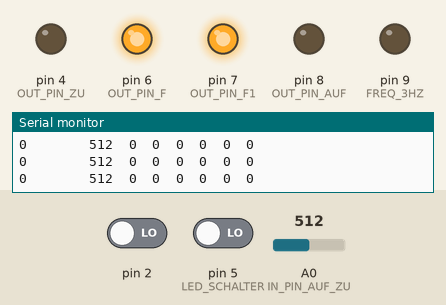
Bench run of a sketch on a simulated Arduino Uno, built with avr-gcc and run on an emulated ATmega328P. Parts: output pins drawn as LEDs (lit = HIGH), the last lines printed to the serial monitor. Dashed ring = blinking. The inputs (shaded band) are chosen by the test bench; at power-on: A0 (IN_PIN_AUF_ZU) = 512, pin 5 (LED_SCHALTER) LOW, pin 2 LOW.

Above: at 1.2 s.
1.3 s: A0 (IN_PIN_AUF_ZU) set to 307
2.8 s: A0 (IN_PIN_AUF_ZU) set to 286
At 3.2 s:
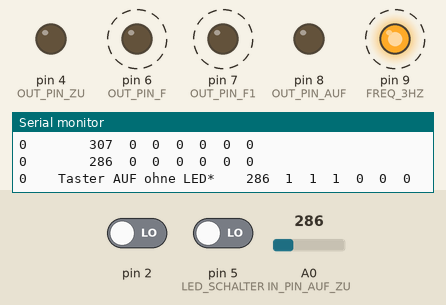
5.8 s: pin 5 (LED_SCHALTER) driven HIGH
At 7.34 s:
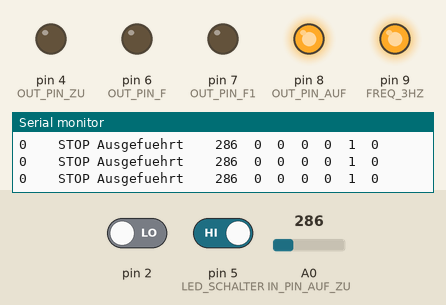
8.8 s: A0 (IN_PIN_AUF_ZU) set to 0
At 9.51 s:
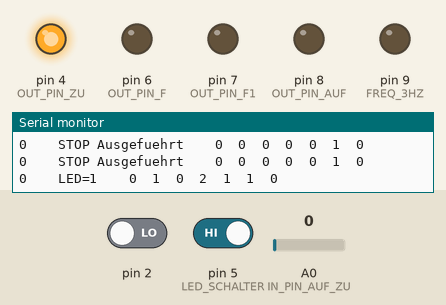
11.8 s: pin 5 (LED_SCHALTER) driven LOW
At 13.22 s:
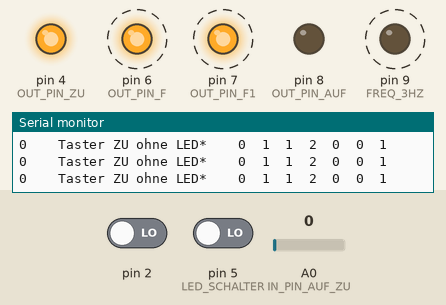
Timing chart, 0 to 15.8 s (numbered marks = the images above; inputs shaded):
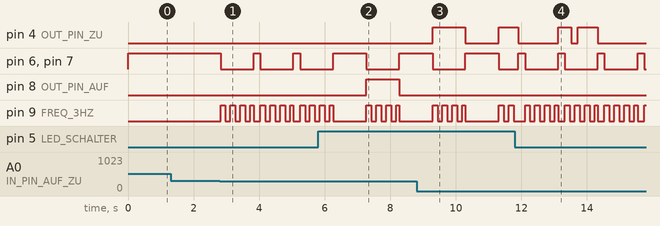

The sketch:

Crossfire_Dachmodul-4.ino
```cpp
/**
 * Chrysler Crossfire Roadster Dachmodul
 * Funktionen:
 * -Halten des Tasters für Dach-Auf und Dach-Zu entfällt, einfach Taster 1x kurz drücken.
 * -Öffnen und Schließen des Daches bis zu x km/h
 * Skript von Andre Holtkamp AKA Viper
 * V1.1 vom 05/2018
 * https://crossfire-forum-deutschland.de/viewtopic.php?f=8&t=694#p5604
 *
 * Anschluss Dachsteuerung PINS Arduino
 * PIN2 = Frequenz Eingang (Radfrequenz 6Hz pro km/h Grün/Weiß vom Steuergerät PIN 74 kommend)
 * PIN8 = Dach auf zum Transistor
 * PIN4 = Dach zu zum Transistor
 * PIN5 = LED-Dachschalter
 * PIN9 = erzeugte 3Hz
 */

 #define OUT_PIN_AUF 8  // Arduino Digital I/O pin für Ausgang Dach Auf zum Transistor
 #define OUT_PIN_ZU 4  // Arduino Digital I/O pin für Ausgang Dach Zu zum Transistor
 #define LED_SCHALTER 5  // Arduino Digital I/O pin für Eingang Schalter LED im Dachschalter AN/AUS
 #define FREQ_3HZ 9      // Arduino Digital I/O pin für Ausgang 3Hz Erzeugung
 #define OUT_PIN_F 6  // Arduino Digital I/O pin für Ausgang schaltet Transistor für ABS-Steuersignal 3Hz/21Hz (HIGH=PIN 56 Steuergerät durchgeschaltet)
 #define OUT_PIN_F1 7  // Arduino Digital I/O pin für Ausgang  schaltet Transistor für Radfrequenz Geschwindigkeitssignal (HIGH=PIN 74 Steuergerät durchgeschaltet)
 #define BUZZER 10  // Arduino Digital I/O pin für BUZZER

 long f = 0;
 int FENSTERZU = 0;  // Variable Fenster ZU/AUF
 int FENSTERZUA = 0;  // Variable Fenster ZU/AUF automatische schließen Fenster
 int LED = 0;  // Variable LED AN/AUS
 int IN_PIN_AUF_ZU = 0;  // Arduino Analog I/O pin für Ausgang Dach Auf
 int AKTIVIERT = 0;   // Speichert ob das Dach gerade göffnet/geschlossen wird
 int SPEED = 0;   // Speichert ob das Dach gerade göffnet/geschlossen wird und die Geschwindigkeit überschritten wurde
 int  HOLD1 = 0;   // Variable um das Dach bei Geschwindigkeiten zwischen 7km/h bis GESCHWINDIGKEIT zu freizuschalten
 int  HOLD_AN_AUS = 0;   // Variable um das Dach bei Geschwindigkeiten zwischen 7km/h bis GESCHWINDIGKEIT zu freizuschalten
 String MELDUNG = "";   // Debugvariable
 int ZFZU = 0;   //Zählvariable
 int ANALOG_EINGANG0 = 0;   //Zählvariable unsigned long currentTime; // Zeitvariable aktuell
unsigned long loopTime = 0; // Zeitvariable gespeichert
unsigned long loopTimeMAX = 0; // Zeitvariable Max Öffnen7Schließen gespeichert
unsigned long loopTimeFZU = 0; // Zeitvariable gespeichert
unsigned long loopTimeHOLD = 0; //Zeitvariable um zwischen 7km/h bis GESCHWINDIGKEIT freizuschalten

// Frequenz messen
unsigned long Timestamp;
volatile unsigned long count;

// Diese Variablen können angepasst werden
 int KARENZZEIT = 1000; // Karenzzeit zwischen zwei Tastendrücken in ms
 int DOPPELKLICKZEIT = 300; // Zeit in zwischen Doppelklick zum Fensterschließen ms
 long MAXLAUFZEIT = 30000; // Zeit welche das Dachöffnen/schließen Signal max. geschaltet wird in ms
 const unsigned long Tmess = 200; // Messfrequenz Frequenzmessung in ms
 int TimeHOLD = 10000; // Zeitvariable wie lange zwischen 7km/h bis GESCHWINDIGKEIT freigeschaltet wird in ms
 int TimeHOLD_AN = 2000; // Zeitvariable wann Ausgang Dach AUF/ZU geschaltet wird in ms
 int GESCHWINDIGKEIT = 55; //Geschwindigkeit bis zu der das Dach geöffnet werden kann

void setup() {

  // Serielle Schnittstelle starten
    Serial.begin(115000);

  // Setup TASTER
  pinMode(LED_SCHALTER,INPUT);

  // Setup Ausgänge
  pinMode(OUT_PIN_AUF,OUTPUT);
  pinMode(OUT_PIN_ZU,OUTPUT);
  pinMode(OUT_PIN_F,OUTPUT);
  pinMode(OUT_PIN_F1,OUTPUT);
  pinMode(FREQ_3HZ, OUTPUT);

    // Activiere internen pull-up
  digitalWrite(LED_SCHALTER,LOW);

  //Schalte Frequenz vom Radsensor durch
    digitalWrite(OUT_PIN_F, HIGH); //ABS-Steuersignal durchschalten 3Hz
    digitalWrite(OUT_PIN_F1, HIGH); //Radfrequenz durchschalten Geschwindigkeitssignal

  // Frequenz
    attachInterrupt(0, ISR_f, RISING); // Interrupt an Pin2

 // Erste Zeile für Frequenzmessung auf Serieller Schnittstelle ausgeben
     Serial.print("Frequenz");Serial.print("\t");
     Serial.print("Debugmeldung"); Serial.print("\t");
     Serial.print("Analogeingang");Serial.println("\t");
     Serial.print("Aktiviert");Serial.print("\t\t");
     Serial.print("Hold");Serial.print("\t\t");
     Serial.print("HOLD_AN_AUS");Serial.print("\t\t");
     Serial.print("LED");Serial.print("\t\t");
     Serial.print("LED-Schalter");Serial.print("\t\t");
     Serial.print("ZFZU");Serial.print("\t\t");
     Serial.println();

  // Timer 1 erzeugen
  noInterrupts();           // Alle Interrupts temporär abschalten
  TCCR1A = 0;
  TCCR1B = 0;
  TCNT1 = 56066;            // Timer auf 3Hz stellen
  TCCR1B |= (1 << CS12);    // 256 als Prescale-Wert spezifizieren
  interrupts();             // alle Interrupts scharf schalten
}

// 3Hz Frequenz erzeugen
ISR(TIMER1_OVF_vect)
{
  TCNT1 = 56066;             // Timer auf 3Hz stellen
  digitalWrite(FREQ_3HZ, digitalRead(FREQ_3HZ) ^ 1); // Port HIGH/LOW
}

void loop() {


// Analogwert vom Dacheingangsschalter lesen und auf Serieller Schnittstelle ausgeben
  ANALOG_EINGANG0 = analogRead(IN_PIN_AUF_ZU);    // Schalter Analog einlesen


// Frequenz
   if ( millis()-Timestamp > Tmess){
    f = (count * long(1000))/ Tmess;

// Debug auf Serieller Schnittstelle ausgeben
     Serial.print(f);Serial.print("\t\t");
     Serial.print(MELDUNG); Serial.print("\t\t");
     Serial.print(ANALOG_EINGANG0);Serial.print("\t");
     Serial.print(AKTIVIERT);Serial.print("\t");
     Serial.print(HOLD1);Serial.print("\t");
     Serial.print(HOLD_AN_AUS);Serial.print("\t");
     Serial.print(LED);Serial.print("\t");
     Serial.print(digitalRead(LED_SCHALTER));Serial.print("\t");
     Serial.print(ZFZU);Serial.print("\t");
     Serial.println("\t");

// Auswertung Taster**************************************************************************************************************************

// Überprüfe ob Taster Dach-AUF gedrückt wird
if ((millis() >= (loopTime + KARENZZEIT)) && (HOLD_AN_AUS == 0) && (f < (GESCHWINDIGKEIT*6)) && (digitalRead(LED_SCHALTER) == HIGH) && ((ANALOG_EINGANG0 > 10) && (ANALOG_EINGANG0 < 300)) && (AKTIVIERT == 0)) {
    //Schalte Frequenz an:
    F3HZ_AN();
    // schalte Ausgang an:
    digitalWrite(OUT_PIN_AUF, HIGH);
    AKTIVIERT = 1; // Dach auf/zu aktiviert
    FENSTERZU = 1;
    FENSTERZUA = 1;
    HOLD_AN_AUS = 1;
    loopTime = millis(); // Laufzeit setzen
    loopTimeMAX = millis(); // Laufzeit setzen
    HOLD1 = 0;
    MELDUNG = "Taster AUF";
  }

 // Überprüfe ob Taster Dach-ZU gedrückt wird
if ((millis() >= (loopTime + KARENZZEIT)) && (HOLD_AN_AUS == 0) && (f < (GESCHWINDIGKEIT*6)) && (digitalRead(LED_SCHALTER) == HIGH) && (ANALOG_EINGANG0 < 10)) {
    //Schalte Frequenz an:
    F3HZ_AN();
   // schalte Ausgang an
    digitalWrite(OUT_PIN_ZU, HIGH);
    HOLD_AN_AUS = 2;
    AKTIVIERT = 1;// Dach auf/zu aktiviert
    FENSTERZU = 1;
    FENSTERZUA = 2;
    loopTime = millis(); // Laufzeit setzen
    loopTimeMAX = millis(); // Laufzeit setzen
    HOLD1 = 0;
    MELDUNG = "Taster Zu";
  }

// Überprüfe ob Taster Dach-AUF gedrückt wird und LED im Taster nicht an ist
if ((digitalRead(LED_SCHALTER) == LOW) && (f < (GESCHWINDIGKEIT*6)) && ((ANALOG_EINGANG0 > 10) && (ANALOG_EINGANG0 < 300)) && (AKTIVIERT == 0)) {
    F3HZ_AN();
    // schalte Ausgang an
    //digitalWrite(OUT_PIN_AUF, HIGH);
    HOLD1 = 1;
    HOLD_AN_AUS = 1;
    loopTimeHOLD = millis();
    AKTIVIERT = 1;// Dach auf/zu aktiviert
    FENSTERZU = 1;
    FENSTERZUA = 1;
    loopTime = millis(); // Laufzeit setzen
    loopTimeMAX = millis(); // Laufzeit setzen
    MELDUNG = "Taster AUF ohne LED*";
      }


 // Überprüfe ob Taster Dach-ZU gedrückt wird wird und LED im Taster nicht an ist
if ((digitalRead(LED_SCHALTER) == LOW) && (f < (GESCHWINDIGKEIT*6)) && (ANALOG_EINGANG0 < 10) && (AKTIVIERT == 0)) {
    // schalte Frequenz
    F3HZ_AN();
    //digitalWrite(OUT_PIN_ZU, HIGH);
    HOLD1 = 1;
    HOLD_AN_AUS = 2;
    loopTimeHOLD = millis();
     AKTIVIERT = 1;// Dach auf/zu aktiviert
     FENSTERZU = 1;
     FENSTERZUA = 2;
    loopTime = millis(); // Laufzeit setzen
    loopTimeMAX = millis(); // Laufzeit setzen
    MELDUNG = "Taster ZU ohne LED*";
      }

// Überprüfe ob Taster Dach-AUF gedrückt, Dach schon geöffnet oder geschlossen wird und KARENZZEIT vergangen ist (STOP)
if ((millis() >= (loopTime + KARENZZEIT)) && (AKTIVIERT == 1) && ((ANALOG_EINGANG0 > 10) && (ANALOG_EINGANG0 < 300))) {
    loopTime = millis(); // Laufzeit setzen
    MELDUNG = "STOP AUF";
    STOP (0);
      }

 // Überprüfe ob Taster Dach-ZU gedrückt, Dach schon geöffnet oder geschlossen wird und KARENZZEIT vergangen ist (STOP)
if ((millis() >= (loopTime + KARENZZEIT)) && (AKTIVIERT == 1) && (ANALOG_EINGANG0 < 10)) {
    loopTime = millis(); // Laufzeit setzen
    MELDUNG = "STOP ZU";
    STOP (0);
      }


// Fenstersteuerung ***************************************************************************************************************************
// Fenster automatisch schließen nach Dach öffnen
    if ((millis() >= (loopTimeFZU + 4 * DOPPELKLICKZEIT)) && (ZFZU==1) && (FENSTERZUA == 1)) {
    digitalWrite(OUT_PIN_AUF, HIGH);
    ZFZU++;
    MELDUNG = "Fenster schließen";
    }

    if (millis() >= (loopTimeFZU + (5 * DOPPELKLICKZEIT)) && (ZFZU==2) && (FENSTERZUA == 1)) {
    digitalWrite(OUT_PIN_AUF, LOW);
    ZFZU++;
    }

    if (millis() >= (loopTimeFZU + (6 * DOPPELKLICKZEIT)) && (ZFZU==3) && (FENSTERZUA == 1)) {
    digitalWrite(OUT_PIN_AUF, HIGH);
    ZFZU++;
    }

    if (millis() >= (loopTimeFZU + (22 * DOPPELKLICKZEIT)) && (ZFZU==4) && (FENSTERZUA == 1)) {
    digitalWrite(OUT_PIN_AUF, LOW);
    ZFZU = 0;
    FENSTERZUA = 0;
    }


// Fenster automatisch schließen nach Dach schließen
    if ((millis() >= (loopTimeFZU + 4 * DOPPELKLICKZEIT)) && (ZFZU==1) && (FENSTERZUA == 2)) {
    digitalWrite(OUT_PIN_ZU, HIGH);
    ZFZU++;
    MELDUNG = "Fenster schließen";
    }

    if (millis() >= (loopTimeFZU + (5 * DOPPELKLICKZEIT)) && (ZFZU==2) && (FENSTERZUA == 2)) {
    digitalWrite(OUT_PIN_ZU, LOW);
    ZFZU++;
    }

    if (millis() >= (loopTimeFZU + (6 * DOPPELKLICKZEIT)) && (ZFZU==3) && (FENSTERZUA == 2)) {
    digitalWrite(OUT_PIN_ZU, HIGH);
    ZFZU++;
    }

    if (millis() >= (loopTimeFZU + (22 * DOPPELKLICKZEIT)) && (ZFZU==4) && (FENSTERZUA == 2)) {
    digitalWrite(OUT_PIN_ZU, LOW);
    ZFZU = 0;
    FENSTERZUA = 0;
    }


//**************************************************************************************************************************

 // LED im Taster

if ((digitalRead(LED_SCHALTER) == HIGH) && (AKTIVIERT == 1)) {
 LED = 1;
 MELDUNG = "LED=1";
}

if ((digitalRead(LED_SCHALTER) == LOW) && (AKTIVIERT == 1) && (LED == 1)) {
 STOP (1);
 LED = 0;
 MELDUNG = "Stop LED";
}

// Max. Laufzeit wo der Tastendruck Dach AUF/ZU simuliert wird ist abgelaufen (STOP)
if ((millis() >= (loopTimeMAX + MAXLAUFZEIT)) && (AKTIVIERT == 1) && (ANALOG_EINGANG0 > 300)) {
    loopTime = millis(); // Laufzeit setzen
    loopTimeMAX = millis(); // Laufzeit setzen
    MELDUNG = "Laufzeit abgelaufen";
    STOP (0);
  }

// Dach_AUF ist gedrückt ohne LED und Wartezeit abgelaufen
if ((millis() >= (loopTimeHOLD + TimeHOLD_AN)) && (HOLD1 == 1) && (HOLD_AN_AUS == 1) && (ANALOG_EINGANG0 > 300)) {
    MELDUNG = "Schalte_Auf";
    digitalWrite(OUT_PIN_AUF, HIGH);
  }

// Dach_ZU ist gedrückt ohne LED und Wartezeit abgelaufen
if ((millis() >= (loopTimeHOLD + TimeHOLD_AN)) && (HOLD1 == 1) && (HOLD_AN_AUS == 2) && (ANALOG_EINGANG0 > 300)) {
    MELDUNG = "Schalte_Zu";
    digitalWrite(OUT_PIN_ZU, HIGH);
  }

// Max. Laufzeit Freischaltung ist abgelaufen
if ((millis() >= (loopTimeHOLD + TimeHOLD)) && (HOLD1 == 1) && (AKTIVIERT == 0) && (ANALOG_EINGANG0 > 300)) {
    MELDUNG = "Laufzeit Freischaltung abgelaufen";
    STOP (0);
  }

//  Geschwindigkeit überprüfen**************************************************************************************************************************

 if ((f < (GESCHWINDIGKEIT*6)) && (AKTIVIERT==1) && (SPEED == 1) && (HOLD_AN_AUS == 1)) {
     MELDUNG = "Schalte_Auf";
    digitalWrite(OUT_PIN_AUF, HIGH);
    loopTime = millis(); // Laufzeit setzen
    loopTimeMAX = millis(); // Laufzeit setzen
    digitalWrite(BUZZER, LOW);
    SPEED = 0;
  }

 if ((f < (GESCHWINDIGKEIT*6)) && (AKTIVIERT==1) && (SPEED == 1) && (HOLD_AN_AUS == 2)) {
     MELDUNG = "Schalte_Zu";
    digitalWrite(OUT_PIN_ZU, HIGH);
    loopTime = millis(); // Laufzeit setzen
    loopTimeMAX = millis(); // Laufzeit setzen
    digitalWrite(BUZZER, LOW);
    SPEED = 0;
  }

if ((f > (GESCHWINDIGKEIT*6))&& (AKTIVIERT==1))
    {
    MELDUNG = "Zu schnell";
    digitalWrite(OUT_PIN_ZU, LOW); //Dach zu Stop
    digitalWrite(OUT_PIN_AUF, LOW); //Dach Auf Stop
    digitalWrite(BUZZER, HIGH);
    SPEED = 1;
    }

     count = 0;
     Timestamp = millis();
     interrupts();
  }
}


//  Funktionen##############################################################################################################################################

// Frequenz
void ISR_f(){
  count++;
}

// Schalte alles AUS
void STOP (boolean FZU) {
  F3HZ_AUS();
  digitalWrite(OUT_PIN_AUF, LOW);
  digitalWrite(OUT_PIN_ZU, LOW);
  LED = 0;
  AKTIVIERT = 0;
  HOLD1 = 0;
  HOLD_AN_AUS = 0;
  MELDUNG = "STOP Ausgefuehrt";
  MELDUNG = "STOP Ausgefuehrt";

 // Fenster schließen
 if ((FZU==1) && (FENSTERZU == 1)) {
  loopTimeFZU = millis(); // Laufzeit setzen
   FZU=0;
   ZFZU=1;
   MELDUNG = "Fenster zu aktiviert";
   }
}

// schalte 3HZ Frequenz an
void F3HZ_AN() {
    digitalWrite(OUT_PIN_F, LOW); //ABS-Steuersignal blockieren 3Hz
    digitalWrite(OUT_PIN_F1, LOW); //Radfrequenz blockieren Geschwindigkeitssignal
    noInterrupts();
    TIMSK1 |= (1 << TOIE1); // Timer Overflow Interrupt aktivieren
    interrupts();
}

// schalte 3HZ Frequenz aus
void F3HZ_AUS() {
    noInterrupts();
    TIMSK1 &= (~(1 << TOIE1)); // Timer Overflow Interrupt deaktivieren
    interrupts();
    digitalWrite(9, LOW);  //Frequenzausgang Low schalten
    digitalWrite(OUT_PIN_F, HIGH); //ABS-Steuersignal durchschalten 3Hz
    digitalWrite(OUT_PIN_F1, HIGH); //Radfrequenz durchschalten Geschwindigkeitssignal
}
```

Measured:
- the behaviour switches between 300 and 299 on A0 (IN_PIN_AUF_ZU) (found by bisection; images 0 and 1)
- after the input at 2.8 s, pin 6 (OUT_PIN_F), pin 7 (OUT_PIN_F1): alternates HIGH for 0.20 s and LOW for 1.0 s, starting at once; pin 9 (FREQ_3HZ): alternates HIGH for 0.15 s and LOW for 0.15 s, starting at once
- after the input at 5.8 s, pin 8 (OUT_PIN_AUF): LOW → HIGH after 1.5 s, → LOW 1.0 s later
- after the input at 8.8 s, pin 4 (OUT_PIN_ZU): LOW → HIGH after 0.49 s, → LOW 1.0 s later, → HIGH 1.0 s later; pin 8 (OUT_PIN_AUF): stays LOW (without the input it goes to HIGH after 0.49 s)
- after the input at 11.8 s, pin 6 (OUT_PIN_F), pin 7 (OUT_PIN_F1): alternates HIGH for 0.20 s and LOW for 1.0 s, starting after 0.11 s
